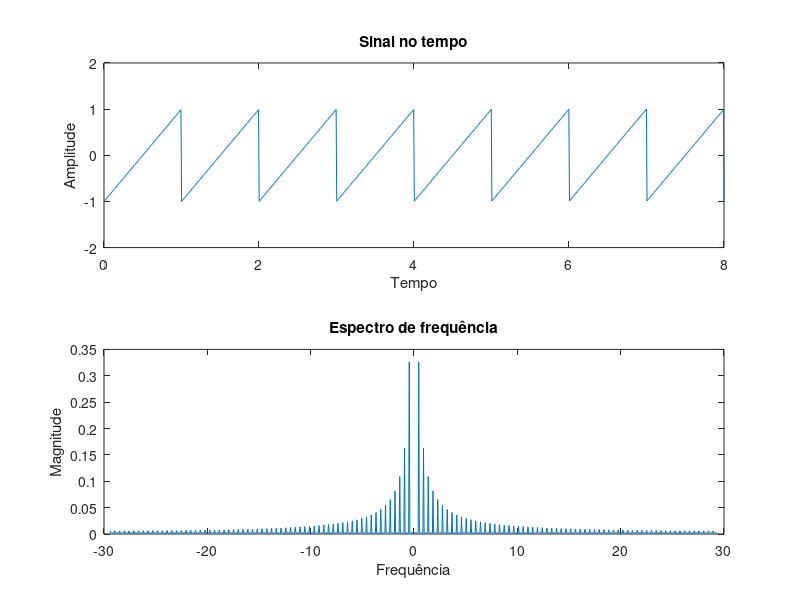

Here is the MATLAB script that generated this plot:
% Parâmetros do sinal
T = 1; % Período
A = 1; % Amplitude
T_janela=8;
n=1024;
% Definir vetor de tempo
Fs = 1000; % Frequência de amostragem
% Tempo
%t = 0:0.001:T;      % Vetor de tempo com passo de 0.001
t=linspace(0,T_janela,n);

% Gerar sinal em dente-de-serra
x = A * sawtooth(2*pi/T*t);

% Calcular os coeficientes de Fourier do sinal
N = length(x); % Número de pontos da transformada
frequency = (-Fs/2:Fs/N:Fs/2-Fs/N); % Vetor de frequências
coefficients = fftshift(fft(x, N));


% Plot do sinal no tempo
subplot(2, 1, 1);
plot(t, x);
ylim([-2, 2]);  % Define o intervalo do eixo y
xlabel('Tempo');
ylabel('Amplitude');
title('Sinal no tempo');

% Plot do espectro de frequência
subplot(2, 1, 2);
plot(frequency/17, abs(coefficients)/1000);
xlabel('Frequência');
ylabel('Magnitude');
title('Espectro de frequência');